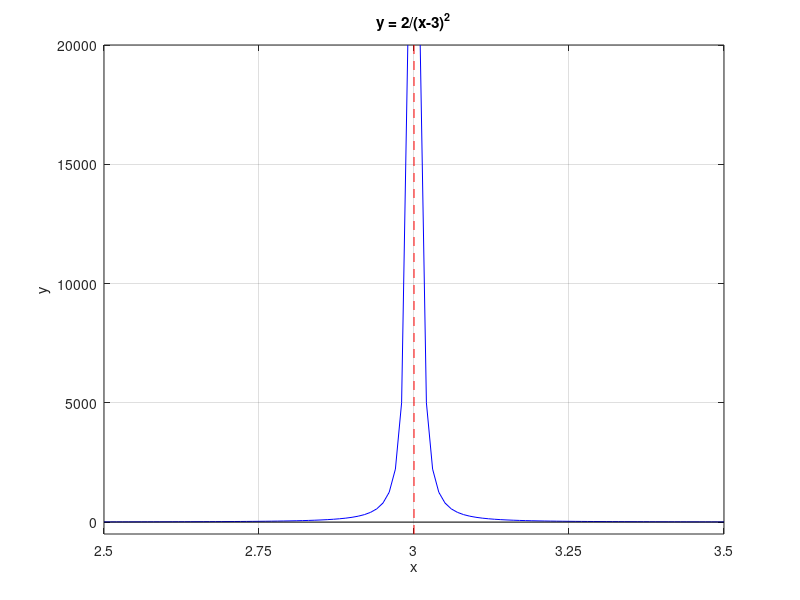

This chart was generated by the following MATLAB code:
close all;

% The graph of  y = 2/(x-3)^2
x = 2.5:0.01:2.99;
y = 2*(x-3).^(-2);
plot(x,y,'b')
hold on
grid on
set(gca,'xtick',[2.5:0.25:3.5]);

x = 3.01:0.01:3.5;
y = 2*(x-3).^(-2);
plot(x,y,'b')

% The x axis
x = 2.5:1:3.5;
y = 0.*x;
plot(x,y,'k')

% the vertical asymptote x=3
y = -500:20500:20000;
x = 0*y + 3;
plot(x,y,'--r');

% The title and the labels
xlabel('x')
ylabel('y')
title('y = 2/(x-3)^2')
axis([2.5,3.5,-500,20000])
